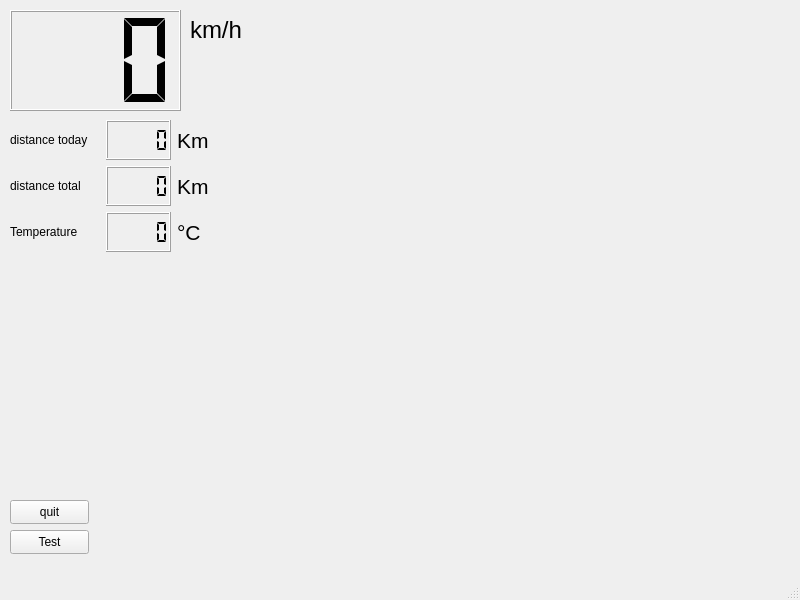
<?xml version="1.0" encoding="UTF-8"?>
<ui version="4.0">
 <class>Dashboard</class>
 <widget class="QMainWindow" name="Dashboard">
  <property name="geometry">
   <rect>
    <x>0</x>
    <y>0</y>
    <width>800</width>
    <height>600</height>
   </rect>
  </property>
  <property name="windowTitle">
   <string>Dashboard</string>
  </property>
  <property name="styleSheet">
   <string notr="true"/>
  </property>
  <widget class="QWidget" name="centralwidget">
   <widget class="QLCDNumber" name="speedCounter">
    <property name="geometry">
     <rect>
      <x>10</x>
      <y>10</y>
      <width>171</width>
      <height>101</height>
     </rect>
    </property>
    <property name="font">
     <font>
      <pointsize>18</pointsize>
     </font>
    </property>
    <property name="autoFillBackground">
     <bool>false</bool>
    </property>
    <property name="styleSheet">
     <string notr="true"/>
    </property>
    <property name="digitCount">
     <number>3</number>
    </property>
    <property name="segmentStyle">
     <enum>QLCDNumber::Flat</enum>
    </property>
    <property name="value" stdset="0">
     <double>0.000000000000000</double>
    </property>
   </widget>
   <widget class="QLabel" name="label_3">
    <property name="geometry">
     <rect>
      <x>190</x>
      <y>10</y>
      <width>61</width>
      <height>41</height>
     </rect>
    </property>
    <property name="sizePolicy">
     <sizepolicy hsizetype="Fixed" vsizetype="Preferred">
      <horstretch>0</horstretch>
      <verstretch>0</verstretch>
     </sizepolicy>
    </property>
    <property name="font">
     <font>
      <pointsize>18</pointsize>
     </font>
    </property>
    <property name="styleSheet">
     <string notr="true"/>
    </property>
    <property name="text">
     <string>km/h</string>
    </property>
    <property name="textFormat">
     <enum>Qt::RichText</enum>
    </property>
   </widget>
   <widget class="QPushButton" name="testButton">
    <property name="geometry">
     <rect>
      <x>10</x>
      <y>530</y>
      <width>79</width>
      <height>24</height>
     </rect>
    </property>
    <property name="text">
     <string>Test</string>
    </property>
   </widget>
   <widget class="QPushButton" name="quitButton">
    <property name="geometry">
     <rect>
      <x>10</x>
      <y>500</y>
      <width>79</width>
      <height>24</height>
     </rect>
    </property>
    <property name="text">
     <string>quit</string>
    </property>
   </widget>
   <widget class="QWidget" name="">
    <property name="geometry">
     <rect>
      <x>10</x>
      <y>120</y>
      <width>231</width>
      <height>134</height>
     </rect>
    </property>
    <layout class="QGridLayout" name="gridLayout_2">
     <item row="2" column="0">
      <widget class="QLabel" name="label_4">
       <property name="text">
        <string>Temperature</string>
       </property>
      </widget>
     </item>
     <item row="0" column="0">
      <widget class="QLabel" name="label">
       <property name="sizePolicy">
        <sizepolicy hsizetype="Fixed" vsizetype="Preferred">
         <horstretch>0</horstretch>
         <verstretch>0</verstretch>
        </sizepolicy>
       </property>
       <property name="minimumSize">
        <size>
         <width>90</width>
         <height>0</height>
        </size>
       </property>
       <property name="styleSheet">
        <string notr="true"/>
       </property>
       <property name="text">
        <string>distance today</string>
       </property>
      </widget>
     </item>
     <item row="0" column="1">
      <widget class="QLCDNumber" name="distanceTodayCounter">
       <property name="minimumSize">
        <size>
         <width>0</width>
         <height>0</height>
        </size>
       </property>
       <property name="maximumSize">
        <size>
         <width>16777215</width>
         <height>40</height>
        </size>
       </property>
       <property name="font">
        <font>
         <weight>50</weight>
         <italic>false</italic>
         <bold>false</bold>
        </font>
       </property>
       <property name="layoutDirection">
        <enum>Qt::LeftToRight</enum>
       </property>
       <property name="styleSheet">
        <string notr="true"/>
       </property>
       <property name="smallDecimalPoint">
        <bool>false</bool>
       </property>
       <property name="numDigits">
        <number>5</number>
       </property>
       <property name="segmentStyle">
        <enum>QLCDNumber::Flat</enum>
       </property>
      </widget>
     </item>
     <item row="1" column="0">
      <widget class="QLabel" name="label_2">
       <property name="sizePolicy">
        <sizepolicy hsizetype="Fixed" vsizetype="Preferred">
         <horstretch>0</horstretch>
         <verstretch>0</verstretch>
        </sizepolicy>
       </property>
       <property name="minimumSize">
        <size>
         <width>90</width>
         <height>0</height>
        </size>
       </property>
       <property name="styleSheet">
        <string notr="true"/>
       </property>
       <property name="text">
        <string>distance total</string>
       </property>
      </widget>
     </item>
     <item row="1" column="1">
      <widget class="QLCDNumber" name="distanceTotalCounter">
       <property name="minimumSize">
        <size>
         <width>0</width>
         <height>0</height>
        </size>
       </property>
       <property name="maximumSize">
        <size>
         <width>16777215</width>
         <height>40</height>
        </size>
       </property>
       <property name="styleSheet">
        <string notr="true"/>
       </property>
       <property name="numDigits">
        <number>5</number>
       </property>
       <property name="segmentStyle">
        <enum>QLCDNumber::Flat</enum>
       </property>
      </widget>
     </item>
     <item row="2" column="1">
      <widget class="QLCDNumber" name="tempValue">
       <property name="minimumSize">
        <size>
         <width>0</width>
         <height>0</height>
        </size>
       </property>
       <property name="maximumSize">
        <size>
         <width>16777215</width>
         <height>40</height>
        </size>
       </property>
       <property name="styleSheet">
        <string notr="true"/>
       </property>
       <property name="segmentStyle">
        <enum>QLCDNumber::Flat</enum>
       </property>
      </widget>
     </item>
     <item row="2" column="2">
      <widget class="QLabel" name="label_5">
       <property name="font">
        <font>
         <pointsize>16</pointsize>
        </font>
       </property>
       <property name="text">
        <string>°C</string>
       </property>
      </widget>
     </item>
     <item row="1" column="2">
      <widget class="QLabel" name="label_6">
       <property name="font">
        <font>
         <pointsize>16</pointsize>
        </font>
       </property>
       <property name="text">
        <string>Km</string>
       </property>
      </widget>
     </item>
     <item row="0" column="2">
      <widget class="QLabel" name="label_7">
       <property name="font">
        <font>
         <pointsize>16</pointsize>
        </font>
       </property>
       <property name="text">
        <string>Km</string>
       </property>
      </widget>
     </item>
    </layout>
   </widget>
  </widget>
  <widget class="QMenuBar" name="menubar">
   <property name="geometry">
    <rect>
     <x>0</x>
     <y>0</y>
     <width>800</width>
     <height>19</height>
    </rect>
   </property>
  </widget>
  <widget class="QStatusBar" name="statusbar"/>
 </widget>
 <resources/>
 <connections>
  <connection>
   <sender>quitButton</sender>
   <signal>clicked()</signal>
   <receiver>Dashboard</receiver>
   <slot>close()</slot>
   <hints>
    <hint type="sourcelabel">
     <x>49</x>
     <y>530</y>
    </hint>
    <hint type="destinationlabel">
     <x>399</x>
     <y>299</y>
    </hint>
   </hints>
  </connection>
 </connections>
</ui>
